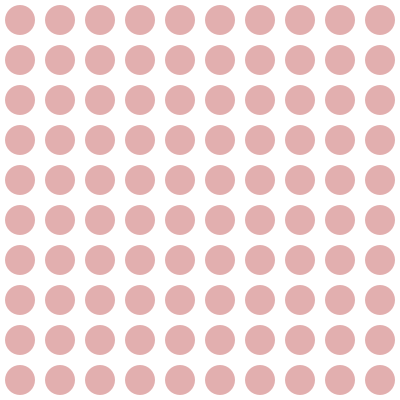
Frame 1 (no input)
Frame 60 (the mouse pressed at the canvas centre just before this capture): identical to frame 1, image omitted
Frame 120 (the mouse held since frame 60 and released just before this capture): identical to frame 1, image omitted

The Processing sketch that drew this single still picture (run headless with seeded random() and noise(); from frame 60 on, the mouse is pressed at the canvas centre):

// Processing sketch: arraysss
// ── arraysss.pde
void setup()
{
  size(400,400);
  noStroke();
  fill(180,50, 50, 100);
}
 
void draw()
{
  background(255);
 
  for (int row=0; row<10; row = row+1)
  {
    for (int col=0; col<10; col = col+1)
    {
      ellipse(20 + col*40, 20 + row*40,30,30);
    }
  }
}
